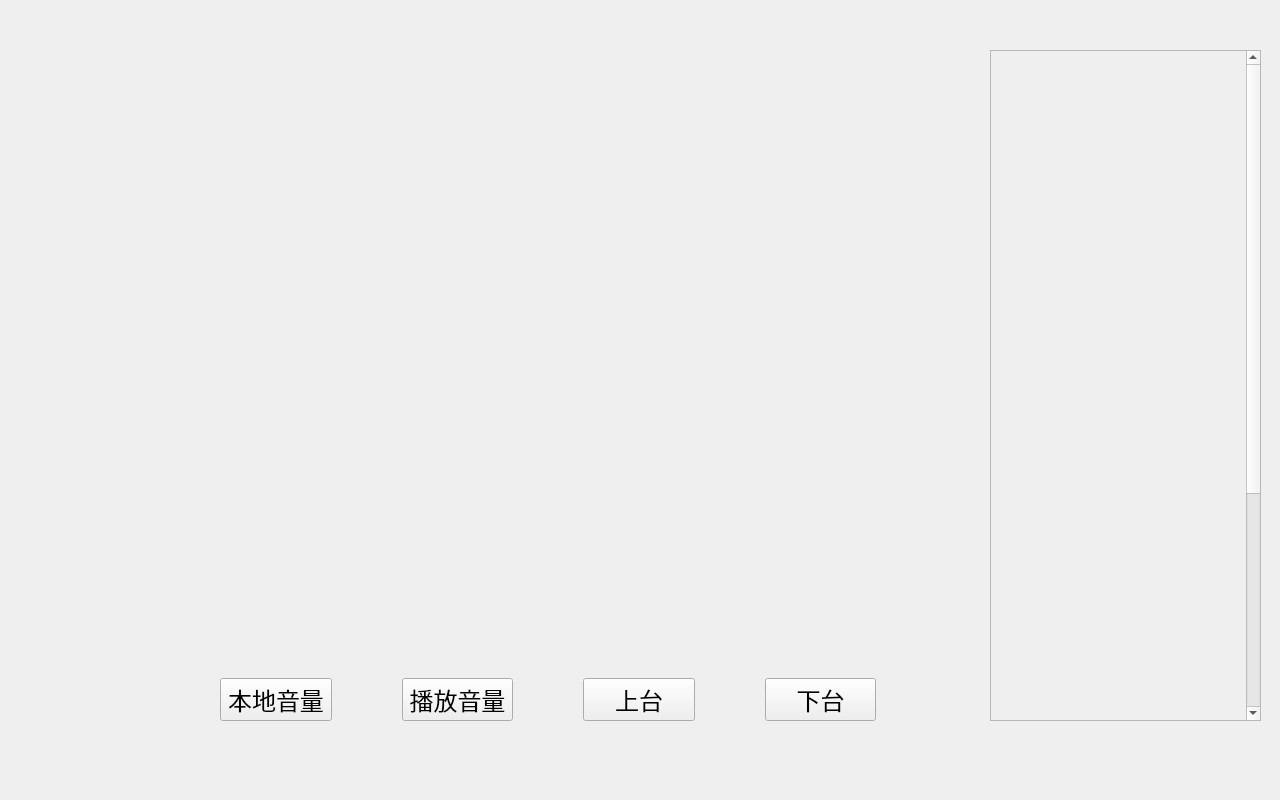
<?xml version="1.0" encoding="UTF-8"?>
<ui version="4.0">
 <class>MainWindow</class>
 <widget class="QMainWindow" name="MainWindow">
  <property name="geometry">
   <rect>
    <x>0</x>
    <y>0</y>
    <width>1280</width>
    <height>800</height>
   </rect>
  </property>
  <property name="minimumSize">
   <size>
    <width>1280</width>
    <height>800</height>
   </size>
  </property>
  <property name="maximumSize">
   <size>
    <width>1280</width>
    <height>800</height>
   </size>
  </property>
  <property name="windowTitle">
   <string>MainWindow</string>
  </property>
  <widget class="QWidget" name="centralwidget">
   <widget class="QWidget" name="gridLayoutWidget">
    <property name="geometry">
     <rect>
      <x>40</x>
      <y>50</y>
      <width>891</width>
      <height>561</height>
     </rect>
    </property>
    <layout class="QGridLayout" name="gridLayout">
     <item row="0" column="0">
      <widget class="QLabel" name="label">
       <property name="text">
        <string/>
       </property>
      </widget>
     </item>
    </layout>
   </widget>
   <widget class="QWidget" name="gridLayoutWidget_2">
    <property name="geometry">
     <rect>
      <x>220</x>
      <y>660</y>
      <width>656</width>
      <height>80</height>
     </rect>
    </property>
    <layout class="QGridLayout" name="gridLayout_2" rowstretch="0">
     <property name="horizontalSpacing">
      <number>70</number>
     </property>
     <item row="0" column="1">
      <widget class="QPushButton" name="pushButton_2">
       <property name="font">
        <font>
         <family>Arial</family>
         <pointsize>18</pointsize>
        </font>
       </property>
       <property name="text">
        <string>播放音量</string>
       </property>
       <property name="autoDefault">
        <bool>false</bool>
       </property>
       <property name="default">
        <bool>false</bool>
       </property>
       <property name="flat">
        <bool>false</bool>
       </property>
      </widget>
     </item>
     <item row="0" column="2">
      <widget class="QPushButton" name="pushButton_3">
       <property name="font">
        <font>
         <family>Arial</family>
         <pointsize>18</pointsize>
        </font>
       </property>
       <property name="text">
        <string>上台</string>
       </property>
       <property name="autoDefault">
        <bool>false</bool>
       </property>
       <property name="default">
        <bool>false</bool>
       </property>
       <property name="flat">
        <bool>false</bool>
       </property>
      </widget>
     </item>
     <item row="0" column="0">
      <widget class="QPushButton" name="pushButton">
       <property name="font">
        <font>
         <family>Arial</family>
         <pointsize>18</pointsize>
        </font>
       </property>
       <property name="text">
        <string>本地音量</string>
       </property>
       <property name="autoDefault">
        <bool>false</bool>
       </property>
       <property name="default">
        <bool>false</bool>
       </property>
       <property name="flat">
        <bool>false</bool>
       </property>
      </widget>
     </item>
     <item row="0" column="3">
      <widget class="QPushButton" name="pushButton_4">
       <property name="font">
        <font>
         <family>Arial</family>
         <pointsize>18</pointsize>
        </font>
       </property>
       <property name="text">
        <string>下台</string>
       </property>
       <property name="autoDefault">
        <bool>false</bool>
       </property>
       <property name="default">
        <bool>false</bool>
       </property>
       <property name="flat">
        <bool>false</bool>
       </property>
      </widget>
     </item>
    </layout>
   </widget>
   <widget class="QScrollArea" name="scrollArea">
    <property name="geometry">
     <rect>
      <x>990</x>
      <y>50</y>
      <width>271</width>
      <height>671</height>
     </rect>
    </property>
    <property name="verticalScrollBarPolicy">
     <enum>Qt::ScrollBarAlwaysOn</enum>
    </property>
    <property name="horizontalScrollBarPolicy">
     <enum>Qt::ScrollBarAlwaysOff</enum>
    </property>
    <property name="widgetResizable">
     <bool>false</bool>
    </property>
    <widget class="QWidget" name="scrollAreaWidgetContents">
     <property name="geometry">
      <rect>
       <x>0</x>
       <y>0</y>
       <width>271</width>
       <height>1000</height>
      </rect>
     </property>
     <widget class="QWidget" name="verticalLayoutWidget">
      <property name="geometry">
       <rect>
        <x>-1</x>
        <y>-1</y>
        <width>271</width>
        <height>1001</height>
       </rect>
      </property>
      <layout class="QVBoxLayout" name="verticalLayout"/>
     </widget>
    </widget>
   </widget>
  </widget>
 </widget>
 <resources/>
 <connections/>
</ui>
